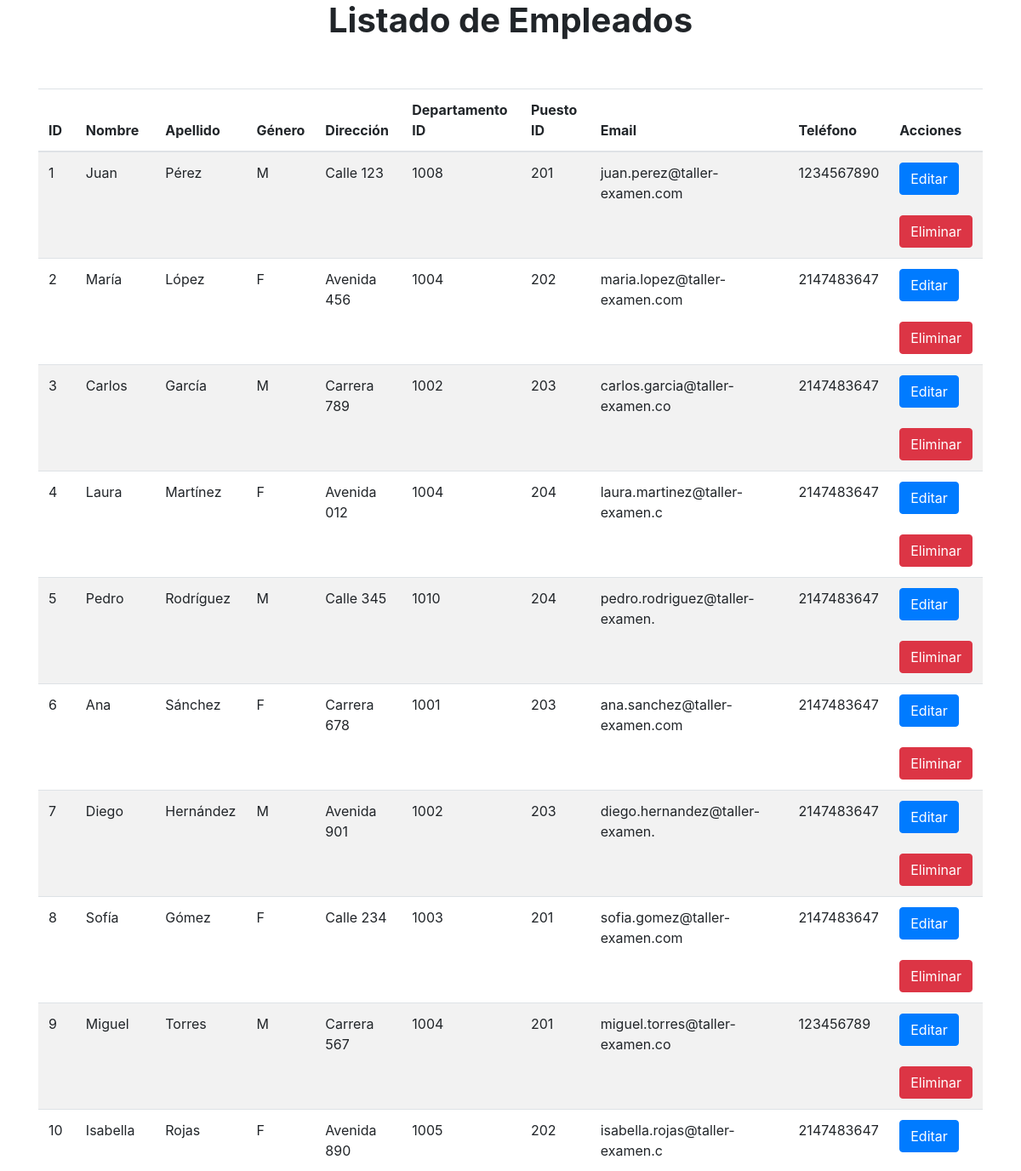
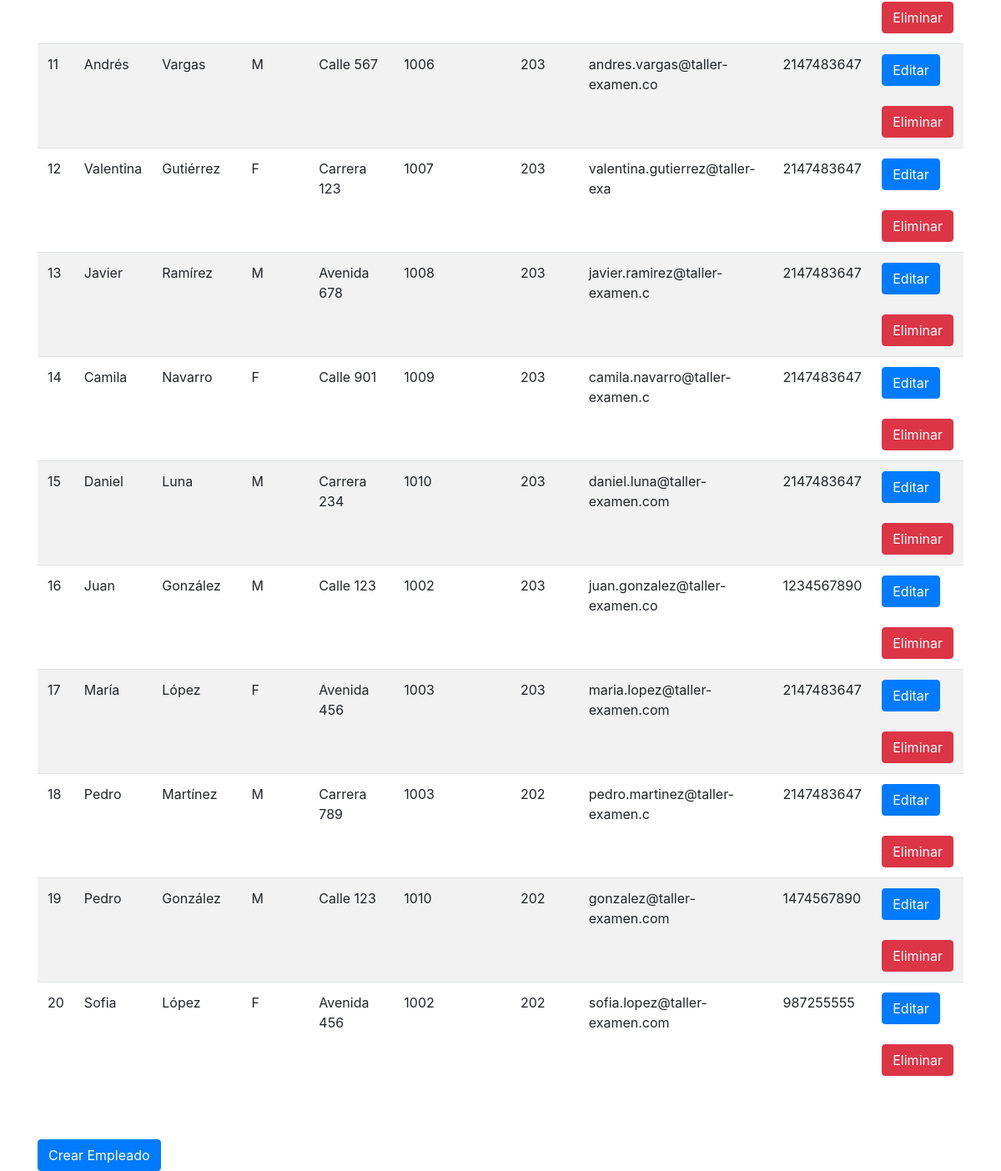
The page /view/view.php on the database its author committed (2 pictures, top to bottom).
### tables this page shows
CREATE TABLE `empleado` (
  `emp_id` int(11) NOT NULL,
  `emp_nom` varchar(25) DEFAULT NULL,
  `emp_ape` varchar(25) DEFAULT NULL,
  `emp_gen` varchar(2) DEFAULT NULL,
  `emp_dir` varchar(20) DEFAULT NULL,
  `dep_id` int(11) DEFAULT NULL,
  `pue_id` int(11) DEFAULT NULL,
  `emp_email` varchar(30) DEFAULT NULL,
  `emp_tel` int(11) DEFAULT NULL
);

### controller/controller.php (called while the page is built, shortened)
<?php
require '../model/model.php';
class Controller {
    private $model;
    public function __construct() {
        $this->model = new Model();
    }
    public function getEmpleados() {
        return $this->model->getEmpleados();
    }
}

### model/model.php (called while the page is built, shortened)
<?php
class Model {
    private $db;
    public function __construct() {
        $this->db = new PDO('mysql:host=localhost;dbname=gestion_empleados', 'root', '');
    }
    public function getEmpleados() {
        $query = $this->db->query('SELECT * FROM empleado');
        return $query->fetchAll(PDO::FETCH_ASSOC);
    }
}

### view/view.php (the view, shortened to what this page needs)
<?php
require '../controller/controller.php';
$controller = new Controller();
$empleados = $controller->getEmpleados();
?>
<!DOCTYPE html>
<html>
<head>
    <link rel="stylesheet" href="https://stackpath.bootstrapcdn.com/bootstrap/4.5.2/css/bootstrap.min.css">
</head>
<body>
    <div class="container">
        <h1 class="font-weight-bold text-center ">Listado de Empleados</h1>
        <br>
        <br>
        <div class="mi table-responsive">
            <table class="table table-striped">
                <thead>
                    <tr>
                        <th>ID</th>
                        <th>Nombre</th>
                        <th>Apellido</th>
                        <th>Género</th>
                        <th>Dirección</th>
                        <th>Departamento ID</th>
                        <th>Puesto ID</th>
                        <th>Email</th>
                        <th>Teléfono</th>
                        <th>Acciones</th>
                    </tr>
                </thead>
                <tbody>
                    <?php foreach ($empleados as $empleado): ?>
                        <tr>
                            <td><?php echo $empleado['emp_id']; ?></td>
                            <td><?php echo $empleado['emp_nom']; ?></td>
                            <td><?php echo $empleado['emp_ape']; ?></td>
                            <td><?php echo $empleado['emp_gen']; ?></td>
                            <td><?php echo $empleado['emp_dir']; ?></td>
                            <td><?php echo $empleado['dep_id']; ?></td>
                            <td><?php echo $empleado['pue_id']; ?></td>
                            <td><?php echo $empleado['emp_email']; ?></td>
                            <td><?php echo $empleado['emp_tel']; ?></td>
                            <td>
                                <a href="edit.php?id=<?php echo $empleado['emp_id']; ?>" class="mi btn btn-primary">Editar</a>
                                <br>
                                <br>
                                <a href="delete.php?id=<?php echo $empleado['emp_id']; ?>" class="mi btn btn-danger">Eliminar</a>
                            </td>
                        </tr>
                    <?php endforeach; ?>
                </tbody>
            </table>
        </div>
        <br>
        <br>
        <a href="create.php" class="mi btn btn-primary">Crear Empleado</a>
    </div>
</body>
</html>

### rows shown on the page
empleado: emp_id "1", emp_nom "Juan", emp_ape "Pérez", emp_gen "M", emp_dir "Calle 123", dep "1008", pue "201", emp_email "juan.perez@taller-examen.com", emp_tel "1234567890"
empleado: emp_id "2", emp_nom "María", emp_ape "López", emp_gen "F", emp_dir "Avenida 456", dep "1004", pue "202", emp_email "maria.lopez@taller-examen.com", emp_tel "2147483647"
empleado: emp_id "3", emp_nom "Carlos", emp_ape "García", emp_gen "M", emp_dir "Carrera 789", dep "1002", pue "203", emp_email "carlos.garcia@taller-examen.co", emp_tel "2147483647"
empleado: emp_id "4", emp_nom "Laura", emp_ape "Martínez", emp_gen "F", emp_dir "Avenida 012", dep "1004", pue "204", emp_email "laura.martinez@taller-examen.c", emp_tel "2147483647"
empleado: emp_id "5", emp_nom "Pedro", emp_ape "Rodríguez", emp_gen "M", emp_dir "Calle 345", dep "1010", pue "204", emp_email "pedro.rodriguez@taller-examen.", emp_tel "2147483647"
empleado: emp_id "6", emp_nom "Ana", emp_ape "Sánchez", emp_gen "F", emp_dir "Carrera 678", dep "1001", pue "203", emp_email "ana.sanchez@taller-examen.com", emp_tel "2147483647"
empleado: emp_id "7", emp_nom "Diego", emp_ape "Hernández", emp_gen "M", emp_dir "Avenida 901", dep "1002", pue "203", emp_email "diego.hernandez@taller-examen.", emp_tel "2147483647"
empleado: emp_id "8", emp_nom "Sofía", emp_ape "Gómez", emp_gen "F", emp_dir "Calle 234", dep "1003", pue "201", emp_email "sofia.gomez@taller-examen.com", emp_tel "2147483647"
empleado: emp_id "9", emp_nom "Miguel", emp_ape "Torres", emp_gen "M", emp_dir "Carrera 567", dep "1004", pue "201", emp_email "miguel.torres@taller-examen.co", emp_tel "123456789"
empleado: emp_id "10", emp_nom "Isabella", emp_ape "Rojas", emp_gen "F", emp_dir "Avenida 890", dep "1005", pue "202", emp_email "isabella.rojas@taller-examen.c", emp_tel "2147483647"
empleado: emp_id "11", emp_nom "Andrés", emp_ape "Vargas", emp_gen "M", emp_dir "Calle 567", dep "1006", pue "203", emp_email "andres.vargas@taller-examen.co", emp_tel "2147483647"
empleado: emp_id "12", emp_nom "Valentina", emp_ape "Gutiérrez", emp_gen "F", emp_dir "Carrera 123", dep "1007", pue "203", emp_email "valentina.gutierrez@taller-exa", emp_tel "2147483647"
empleado: emp_id "13", emp_nom "Javier", emp_ape "Ramírez", emp_gen "M", emp_dir "Avenida 678", dep "1008", pue "203", emp_email "javier.ramirez@taller-examen.c", emp_tel "2147483647"
empleado: emp_id "14", emp_nom "Camila", emp_ape "Navarro", emp_gen "F", emp_dir "Calle 901", dep "1009", pue "203", emp_email "camila.navarro@taller-examen.c", emp_tel "2147483647"
empleado: emp_id "15", emp_nom "Daniel", emp_ape "Luna", emp_gen "M", emp_dir "Carrera 234", dep "1010", pue "203", emp_email "daniel.luna@taller-examen.com", emp_tel "2147483647"
empleado: emp_id "16", emp_nom "Juan", emp_ape "González", emp_gen "M", emp_dir "Calle 123", dep "1002", pue "203", emp_email "juan.gonzalez@taller-examen.co", emp_tel "1234567890"
empleado: emp_id "17", emp_nom "María", emp_ape "López", emp_gen "F", emp_dir "Avenida 456", dep "1003", pue "203", emp_email "maria.lopez@taller-examen.com", emp_tel "2147483647"
empleado: emp_id "18", emp_nom "Pedro", emp_ape "Martínez", emp_gen "M", emp_dir "Carrera 789", dep "1003", pue "202", emp_email "pedro.martinez@taller-examen.c", emp_tel "2147483647"
empleado: emp_id "19", emp_nom "Pedro", emp_ape "González", emp_gen "M", emp_dir "Calle 123", dep "1010", pue "202", emp_email "gonzalez@taller-examen.com", emp_tel "1474567890"
empleado: emp_id "20", emp_nom "Sofia", emp_ape "López", emp_gen "F", emp_dir "Avenida 456", dep "1002", pue "202", emp_email "sofia.lopez@taller-examen.com", emp_tel "987255555"
